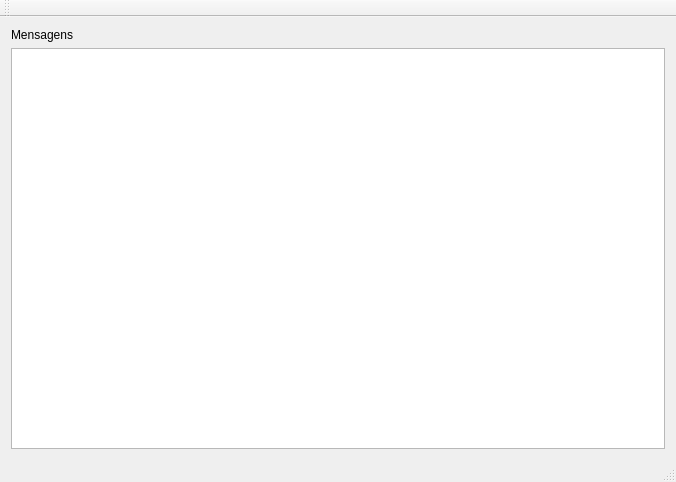
<?xml version="1.0" encoding="UTF-8"?>
<ui version="4.0">
 <class>MainWindow</class>
 <widget class="QMainWindow" name="MainWindow">
  <property name="geometry">
   <rect>
    <x>0</x>
    <y>0</y>
    <width>676</width>
    <height>482</height>
   </rect>
  </property>
  <property name="windowTitle">
   <string>MainWindow</string>
  </property>
  <widget class="QWidget" name="centralWidget">
   <layout class="QGridLayout" name="gridLayout">
    <item row="1" column="0">
     <widget class="QListWidget" name="listaMensagens"/>
    </item>
    <item row="0" column="0">
     <widget class="QLabel" name="label">
      <property name="text">
       <string>Mensagens</string>
      </property>
     </widget>
    </item>
   </layout>
  </widget>
  <widget class="QMenuBar" name="menuBar">
   <property name="geometry">
    <rect>
     <x>0</x>
     <y>0</y>
     <width>676</width>
     <height>21</height>
    </rect>
   </property>
  </widget>
  <widget class="QToolBar" name="mainToolBar">
   <attribute name="toolBarArea">
    <enum>TopToolBarArea</enum>
   </attribute>
   <attribute name="toolBarBreak">
    <bool>false</bool>
   </attribute>
  </widget>
  <widget class="QStatusBar" name="statusBar"/>
 </widget>
 <layoutdefault spacing="6" margin="11"/>
 <resources/>
 <connections/>
</ui>
